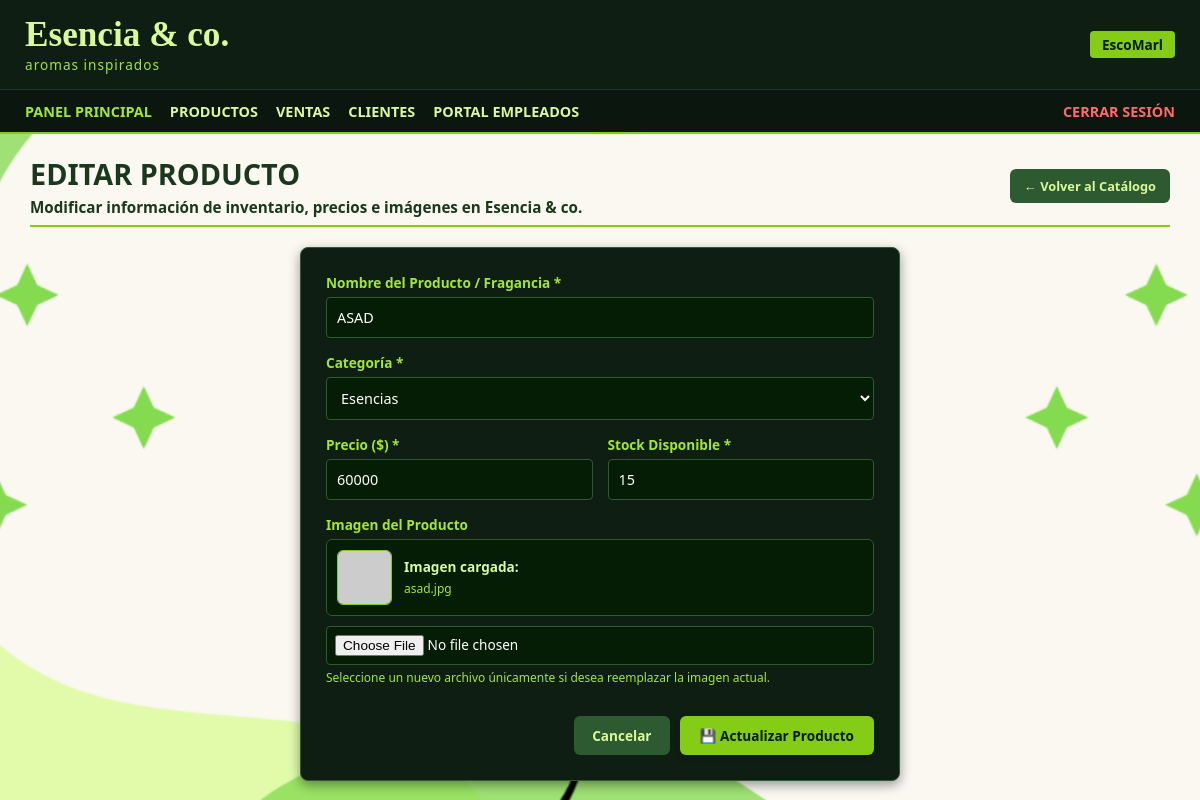
Screenshot of /index.php?action=productos_editar&id=2 (signed in) with the database file from the repository.
### tables this page shows
CREATE TABLE `tblproductos` (
  `IdProducto` int(11) NOT NULL,
  `NombreProducto` varchar(80) NOT NULL,
  `IdCategoria` int(11) NOT NULL,
  `Precio` decimal(12,2) NOT NULL,
  `Stock` int(11) NOT NULL DEFAULT 0,
  `Imagen` varchar(255) DEFAULT 'default.jpg'
);

CREATE TABLE `tblcategorias` (
  `IdCategoria` int(11) NOT NULL,
  `NombreCategoria` varchar(50) NOT NULL
);

### controllers/ProductoController.php (called while the page is built, shortened)
<?php
require_once __DIR__ . '/../models/Producto.php';
class ProductoController {
    private $productoModel;
    public function __construct() {
        $this->productoModel = new Producto();
    }
    public function editar() {
        $id = (int)($_GET['id'] ?? 0);
        $producto = $this->productoModel->obtenerPorId($id);
        $categorias = $this->productoModel->obtenerCategorias();
        require_once __DIR__ . '/../views/productos/editar.php';
    }
}

### config/database.php (called while the page is built, shortened)
<?php
class Database {
    private static $host = 'localhost';
    private static $db_name = 'bdescomarl';
    private static $username = 'root';
    private static $password = '';
    private static $instance = null;
    public static function getInstance() {
        if (self::$instance === null) {
            try {
                $dsn = "mysql:host=" . self::$host . ";dbname=" . self::$db_name . ";charset=utf8mb4";
                $options = [
                    PDO::ATTR_ERRMODE => PDO::ERRMODE_EXCEPTION,
                    PDO::ATTR_DEFAULT_FETCH_MODE => PDO::FETCH_ASSOC,
                    PDO::ATTR_EMULATE_PREPARES => false,
                ];
                self::$instance = new PDO($dsn, self::$username, self::$password, $options);
            } catch (PDOException $e) {
                error_log("Connection Error: " . $e->getMessage());
                die("Error de conexión a la base de datos: " . $e->getMessage());
            }
        }
        return self::$instance;
    }
}

### models/Producto.php (called while the page is built, shortened)
<?php
require_once __DIR__ . '/../config/Database.php';
class Producto {
    private $db;
    public function __construct() {
        $this->db = Database::getInstance();
    }
    public function obtenerPorId($id) {
        $stmt = $this->db->prepare("SELECT p.IdProducto AS id, p.NombreProducto AS nombre, p.Precio AS precio_unitario,
                                           p.Stock AS stock_actual, p.Imagen AS imagen, p.IdCategoria, c.NombreCategoria AS categoria
                                    FROM tblproductos p
                                    LEFT JOIN tblcategorias c ON p.IdCategoria = c.IdCategoria
                                    WHERE p.IdProducto = :id LIMIT 1");
        $stmt->execute([':id' => $id]);
        return $stmt->fetch(PDO::FETCH_ASSOC);
    }
    public function obtenerCategorias() {
        try {
            $stmt = $this->db->query("SELECT IdCategoria AS id, NombreCategoria AS nombre FROM tblcategorias ORDER BY NombreCategoria ASC");
            return $stmt->fetchAll(PDO::FETCH_ASSOC);
        } catch (Exception $e) {
            return [];
        }
    }
}

### views/productos/editar.php (the view, shortened to what this page needs)
<?php require_once __DIR__ . '/../layouts/header.php'; ?>
<div style="border-bottom: 2px solid #84cc16; padding-bottom: 8px; margin-bottom: 20px; display: flex; justify-content: space-between; align-items: center;">
    <div>
        <h2 style="color: #1a381d; font-size: 1.8rem; margin: 0; text-transform: uppercase; font-weight: 800;">EDITAR PRODUCTO</h2>
        <p style="color: #1a381d; font-size: 0.95rem; margin-top: 4px; font-weight: 600;">Modificar información de inventario, precios e imágenes en <strong>Esencia & co.</strong></p>
    </div>
    <a href="index.php?action=productos" style="padding: 8px 14px; background-color: #2d5a31; color: #d9f99d; text-decoration: none; border-radius: 6px; font-weight: bold; font-size: 0.8rem;">
        ← Volver al Catálogo
    </a>
</div>
<div style="background-color: #0f1e12; border: 1px solid #2d5a31; border-radius: 8px; padding: 25px; color: #ffffff; max-width: 600px; margin: 0 auto; box-shadow: 0 4px 12px rgba(0,0,0,0.4);">
    <form action="index.php?action=productos_editar&id=<?= $producto['id'] ?? $producto['IdProducto'] ?>" method="POST" enctype="multipart/form-data" style="display: flex; flex-direction: column; gap: 15px;">
        <div>
            <label style="display: block; color: #a3e635; font-size: 0.85rem; font-weight: bold; margin-bottom: 5px;">Nombre del Producto / Fragancia *</label>
            <input type="text" name="nombre" value="<?= htmlspecialchars($producto['nombre'] ?? $producto['NombreProducto'] ?? '') ?>" required style="width: 100%; padding: 10px; border-radius: 4px; border: 1px solid #2d5a31; background-color: #051c05; color: #ffffff; font-size: 0.9rem; box-sizing: border-box;">
        </div>
        <div>
            <label style="display: block; color: #a3e635; font-size: 0.85rem; font-weight: bold; margin-bottom: 5px;">Categoría *</label>
            <select name="categoria_id" required style="width: 100%; padding: 10px; border-radius: 4px; border: 1px solid #2d5a31; background-color: #051c05; color: #ffffff; font-size: 0.9rem; box-sizing: border-box;">
                <?php
                    $catActual = $producto['IdCategoria'] ?? $producto['categoria_id'] ?? 1;
                    if (!empty($categorias)):
                ?>
                    <?php foreach ($categorias as $cat): ?>
                        <option value="<?= $cat['id'] ?? $cat['IdCategoria'] ?>" <?= ($catActual == ($cat['id'] ?? $cat['IdCategoria'])) ? 'selected' : '' ?>>
                            <?= htmlspecialchars($cat['nombre'] ?? $cat['NombreCategoria']) ?>
                        </option>
                    <?php endforeach; ?>
                <?php else: ?>
                    <option value="1" <?= ($catActual == 1) ? 'selected' : '' ?>>Esencias</option>
                    <option value="2" <?= ($catActual == 2) ? 'selected' : '' ?>>Frascos</option>
                    <option value="3" <?= ($catActual == 3) ? 'selected' : '' ?>>Gotas / Feromonas</option>
                <?php endif; ?>
            </select>
        </div>
        <div style="display: grid; grid-template-columns: 1fr 1fr; gap: 15px;">
            <div>
                <label style="display: block; color: #a3e635; font-size: 0.85rem; font-weight: bold; margin-bottom: 5px;">Precio ($) *</label>
                <input type="number" step="100" name="precio_unitario" value="<?= (float)($producto['precio_unitario'] ?? $producto['Precio'] ?? 0) ?>" required style="width: 100%; padding: 10px; border-radius: 4px; border: 1px solid #2d5a31; background-color: #051c05; color: #ffffff; font-size: 0.9rem; box-sizing: border-box;">
            </div>
            <div>
                <label style="display: block; color: #a3e635; font-size: 0.85rem; font-weight: bold; margin-bottom: 5px;">Stock Disponible *</label>
                <input type="number" name="stock_actual" value="<?= (int)($producto['stock_actual'] ?? $producto['Stock'] ?? 0) ?>" required style="width: 100%; padding: 10px; border-radius: 4px; border: 1px solid #2d5a31; background-color: #051c05; color: #ffffff; font-size: 0.9rem; box-sizing: border-box;">
            </div>
        </div>
        <div>
            <label style="display: block; color: #a3e635; font-size: 0.85rem; font-weight: bold; margin-bottom: 5px;">Imagen del Producto</label>
            <?php
                $imgNombre = $producto['imagen'] ?? $producto['Imagen'] ?? '';
                if (!empty($imgNombre)):
            ?>
                <div style="margin-bottom: 10px; display: flex; align-items: center; gap: 12px; background-color: #051c05; padding: 10px; border-radius: 6px; border: 1px solid #2d5a31;">
                    <img src="assets/img/<?= htmlspecialchars($imgNombre) ?>"
                         alt="Imagen Actual"
                         style="width: 55px; height: 55px; object-fit: cover; border-radius: 6px; border: 1px solid #84cc16;"
                         onerror="this.src='https://via.placeholder.com/55?text=Sin+Imagen';">
                    <div>
                        <span style="font-size: 0.85rem; color: #d9f99d; display: block; font-weight: bold;">Imagen cargada:</span>
                        <span style="font-size: 0.75rem; color: #a3e635;"><?= htmlspecialchars($imgNombre) ?></span>
                    </div>
                </div>
            <?php endif; ?>
            <input type="file" name="imagen" accept="image/*" style="width: 100%; padding: 8px; border-radius: 4px; border: 1px solid #2d5a31; background-color: #051c05; color: #ffffff; font-size: 0.85rem; box-sizing: border-box;">
            <small style="color: #a3e635; font-size: 0.75rem; margin-top: 4px; display: block;">Seleccione un nuevo archivo únicamente si desea reemplazar la imagen actual.</small>
        </div>
        <div style="margin-top: 15px; display: flex; gap: 10px; justify-content: flex-end;">
            <a href="index.php?action=productos" style="padding: 10px 18px; background-color: #2d5a31; color: #d9f99d; text-decoration: none; border-radius: 6px; font-weight: bold; font-size: 0.85rem;">Cancelar</a>
            <button type="submit" style="padding: 10px 20px; background-color: #84cc16; color: #051c05; border: none; border-radius: 6px; font-weight: bold; font-size: 0.85rem; cursor: pointer; box-shadow: 0 2px 6px rgba(0,0,0,0.2);">
                💾 Actualizar Producto
            </button>
        </div>
    </form>
</div>
</div>

### public/css/style.css (style rules this page uses)
* { box-sizing: border-box; margin: 0; padding: 0; font-family: 'Segoe UI', Tahoma, Geneva, Verdana, sans-serif; }
body { background-color: #f4f6f8; color: #2b2b2b; min-height: 100vh; }

### rows the page displays
tblproductos: nombre "ASAD", categoria_id "Esencias", precio_unitario "60000", stock_actual "15", Imagen "asad.jpg"
